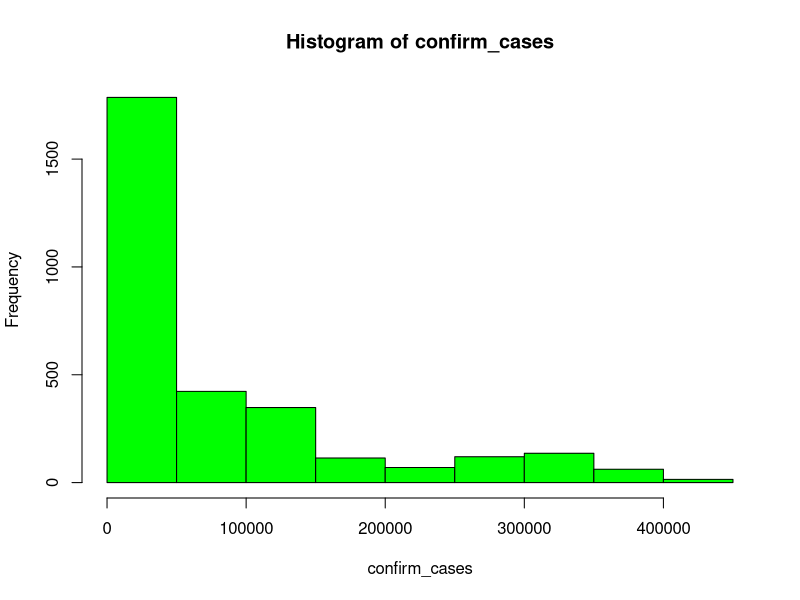

Generate this figure with R:
cases =  read.csv("data.csv",header = TRUE,sep = ",",
                  colClasses = c("NULL","NULL","NULL","NULL"
                                 ,"NULL","numeric","NULL","NULL",
                                 "NULL","NULL","NULL","NULL"))
confirm_cases = c(0)
for (a in cases[1])
{
  confirm_cases =  append(confirm_cases,a)
}

options(scipen=10000)

jpeg(file="D:/web/Prob Project/public/images/confirmCasesHistogram.jpeg",
    width=600, height=350)
hist(confirm_cases, col="green")
dev.off()